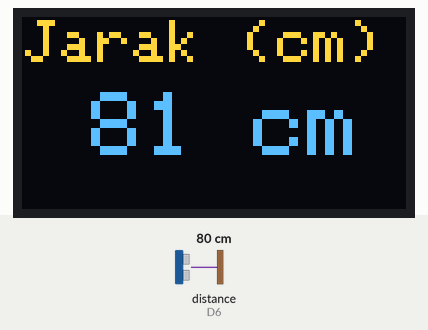
Simulated run of this sketch. Board: ESP8266 (NodeMCU). On the bench: 128×64 one-colour display. Inputs (shaded band) come from the test bench; at power-on: distance to the obstacle (sensor on D6) 80 cm. The echo pulse lasts 58.3 µs per cm; the OLED is the two-colour kind (top 16 rows yellow); what the sketch prints to the serial monitor is not drawn.

Above: at 1.2 s.
1.3 s: distance to the obstacle (sensor on D6) set to 2 cm
At 2.3 s:
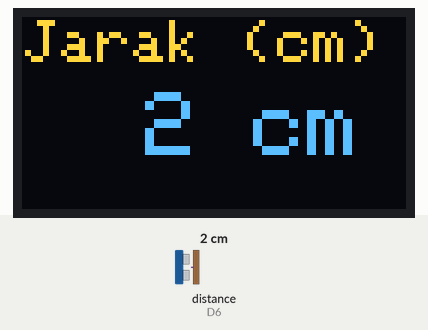
2.8 s: distance to the obstacle (sensor on D6) set to 4 cm
At 3.7 s:
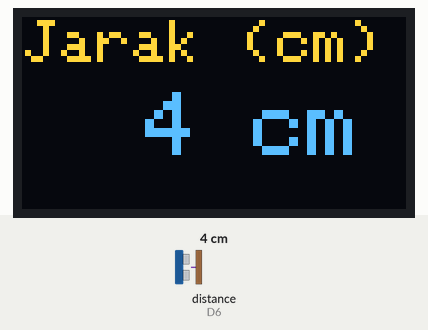
4.3 s: distance to the obstacle (sensor on D6) set to 9 cm
At 5.3 s:
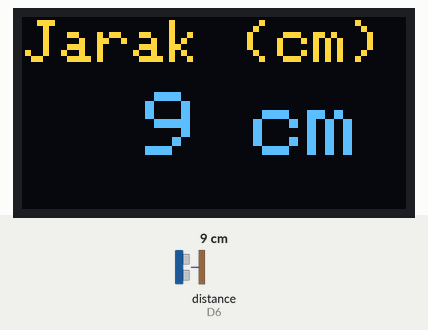
Timing chart, 0 to 7.3 s (numbered marks = the images above; inputs shaded):
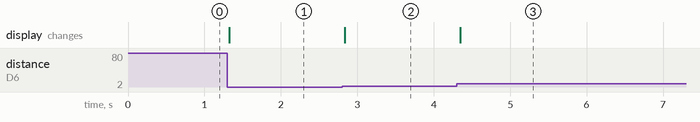

The sketch:

jarak.ino
```cpp
/*
 D1 -> SCL
 D2 -> SDA
 D5 -> TRIG
 D6 -> ECHO
 */
#include <Wire.h>
#include <Adafruit_GFX.h>
#include <Adafruit_SSD1306.h>
#include <NewPing.h>
#define Width 128
#define Height 64
#define T D5
#define E D6
#define Maks 200
Adafruit_SSD1306 display(Width,Height,&Wire,-1);
NewPing us (T,E,Maks);
int jarak;
char val_jarak[3];
void setup(){
  Serial.begin(115200);
  display.begin(SSD1306_SWITCHCAPVCC,0x3c);
  display.clearDisplay();
}
void loop(){
  jarak = us.ping_cm();
  sprintf(val_jarak,"%3d",jarak);
  Serial.println("Jarak : " + String(jarak) + " cm");
  display.setTextSize(2);
  display.setTextColor(WHITE);
  display.setCursor(1,1);
  display.print("Jarak (cm)");
  display.setTextSize(3);
  display.setTextColor(WHITE);
  display.setCursor(5,25);
  display.print(val_jarak);
  display.println(" cm");
  display.display();
  display.clearDisplay();
}
```

next.ino
```cpp

```

Measured:
- after the input at 1.3 s, the display: changes at once (image 1)
- after the input at 2.8 s, the display: changes at once (image 2)
- after the input at 4.3 s, the display: changes after 0.05 s (image 3)
